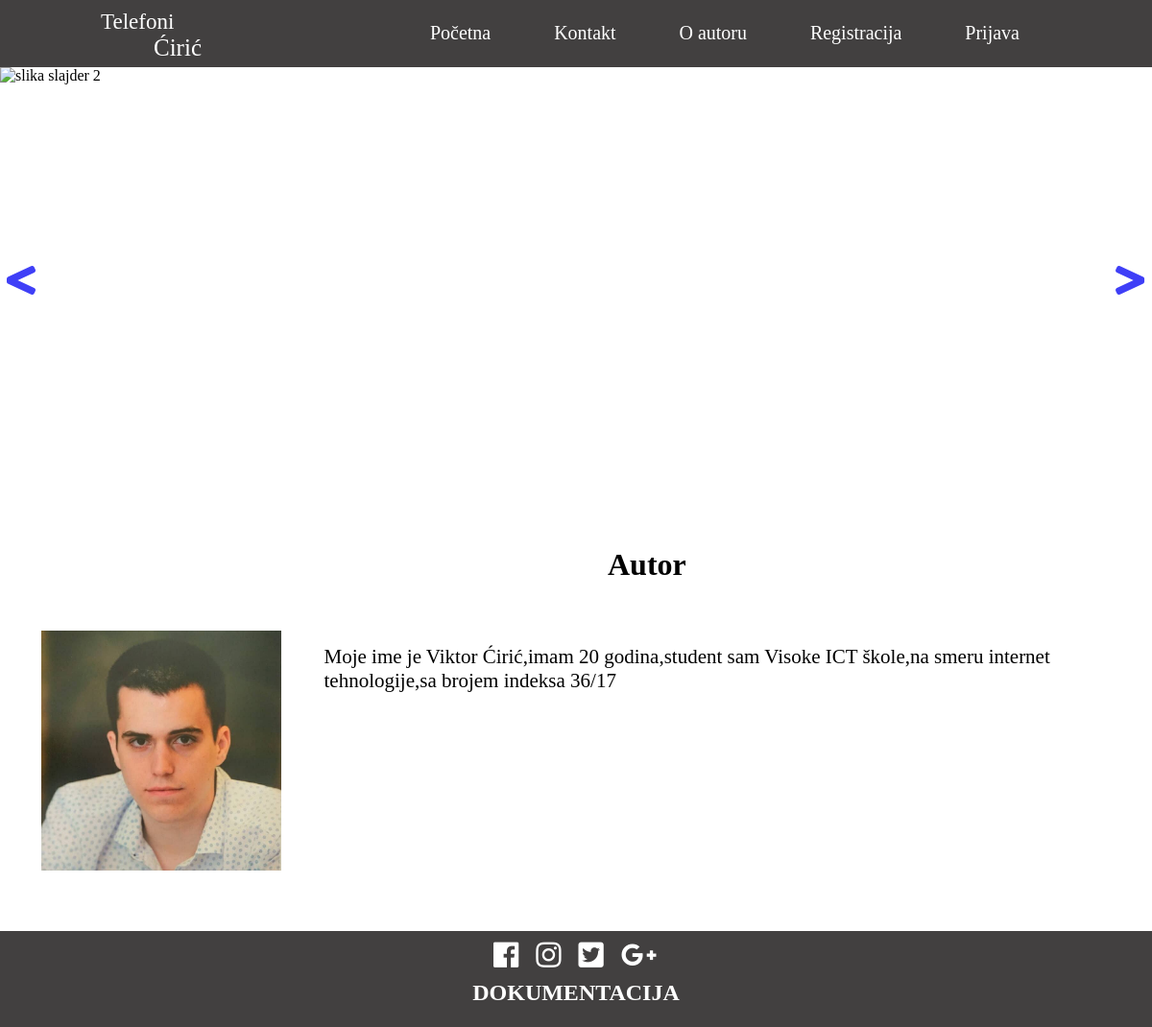
Screenshot of /autor.php with the database file from the repository.
### tables this page shows
CREATE TABLE `meni` (
  `idMeni` int(25) NOT NULL,
  `link` varchar(50) NOT NULL,
  `text` varchar(255) NOT NULL,
  `status` int(2) NOT NULL
);

CREATE TABLE `faikonice` (
  `idIkonice` int(11) NOT NULL,
  `link` varchar(100) NOT NULL,
  `text` varchar(100) NOT NULL
);

### meni.php (the view, shortened to what this page needs)
<?php
include("konekcija.php");
if(isset($_SESSION['korisnik'])){
  if($_SESSION['korisnik']->iduloga==2){
$status1=0;
$status2=1;
$status3=3;
$upit=$konekcija->prepare("SELECT* FROM meni where status=:status0 or status=:status1  or status=:status2");
$sve=$upit->bindParam(":status0",$status1);
$sve=$upit->bindParam(":status1",$status2);
$sve=$upit->bindParam(":status2",$status3);
$rezultat=$upit->execute();
if($rezultat){
    $sve=$upit->fetchAll();
  $ispis="<ul>";
    foreach($sve as $ss){
    $ispis.="<li><a href=".$ss->link.">$ss->text</a></li>";
   }
$ispis.="</ul>";
echo $ispis;
  }
  }
}
else{
  $status=0;
  $stat=2;
$upit=$konekcija->prepare("SELECT* FROM meni where status=:statuss or status=:broj");
$sve=$upit->bindParam(":statuss",$status);
$sve=$upit->bindParam(":broj",$stat);
$rezultat=$upit->execute();
if($rezultat){
    $sve=$upit->fetchAll();
  $ispis="<ul>";
    foreach($sve as $ss){
    $ispis.="<li><a href=".$ss->link.">$ss->text</a></li>";
   }
$ispis.="</ul>";
echo $ispis;
  }
  }

### autor.php (shortened to what this page needs)
<?php
include("konekcija.php"); ?>
<!DOCTYPE html>
<html>
<?php include("head.php"); ?>
<body>
<div id="ceo">
    <div id="gore">
        <div id="logo">
        <h1>Telefoni</h1>
                       <h2>Ćirić</h2>
        </div>
        <div id="nav">
        <?php include("meni.php"); ?>
        </div>
</div>
<?php include("header.php");?>
<div id="ausredina">
    <div id="naslov2">
        <h1>Autor</h1></div>
<div id="autor">
    <div id="autslika"><img src="slike/matura.jpg" alt="autor"/>
    <p>Moje ime je Viktor Ćirić,imam 20 godina,student sam Visoke ICT škole,na smeru internet tehnologije,sa brojem indeksa 36/17</p>
    </div>
    </div>
    <div id="futer">
        <div id="ikonice">
        <?php include("ikonice.php"); ?>
            </div>
        <div id="dok">
          <a href="dokumentacija.pdf"><h2>DOKUMENTACIJA</h2></a>
        </div>
        </div>
        </div>
</body>
    </html>

### head.php (shortened to what this page needs)
<head>
        <link rel="stylesheet" type="text/css" href="css/style.css"/>
        <link rel="stylesheet" href="https://use.fontawesome.com/releases/v5.5.0/css/all.css">
</head>

### header.php (shortened to what this page needs)
<div id="slevo">
<i class="fas fa-less-than"></i></div>
<div id="sdesno">
<i class="fas fa-greater-than"></i></div>
<div id="slajder">
  <img src="slike/sl3.jpg" alt="slika slajder 2"/>
</div>

### ikonice.php
<?php include("konekcija.php");?>
<?php
$upit=$konekcija->prepare("SELECT * from faikonice");
$rez=$upit->execute();
if($rez){
    $sve=$upit->fetchAll();
    $prom="";
    foreach($sve as $sv){
        $prom.="<a href='".$sv->link."'<i class='".$sv->text."'></i></a>";
    }
echo $prom;
}

### css/style.css (style rules this page uses)
* { margin:0px; padding:0px; }
#ceo { width:100%; }
#gore { width:100%;height:70px;display:flex;justify-content: space-around;align-items: center;background:#424040; }
#logo { width:100px;height:50px; }
#logo h1 { color:white;font-size:23px;font-weight: 100; }
#logo h2 { color:white;font-size:25px;font-weight: 100;margin-left: 55px }
#nav { width:680px;height:40px; }
#nav ul { list-style-type: none;display:flex;justify-content: space-around;align-items: center; }
#nav ul li { margin-top:-17px;padding:24.5px }
#nav ul li a { text-decoration: none;color:white;font-size: 20px; }
#slajder { width:100%;height:400px; }
#slajder img { width:100%;height:480px; }
#slevo { position: absolute; color: black; margin-top: 200px; font-size: 40px; margin-left: 7px;z-index: 9999; }
#slevo i { font-weight: 600; color: #3f3ff7; }
#slajder img { display:none }
#slajder .aktivna { display: block }
#sdesno { position: absolute; right: 8px; margin-top: 200px; font-size: 40px;; z-index: 9999; }
#sdesno i { font-weight: 600; color: #3f3ff7; }
#futer { width:100%;height:100px;background: #424040;margin-top:114px; }
#autslika { display:flex;justify-content:space-around;align-items:flex-center;padding-bottom: 50px;margin-bottom: -101px }
#autslika img { width:250px;height:250px;margin-left:20px; }
#autslika p { width:70%;font-size:21px;margin-top:15px; }
#naslov2 h1 { margin-left:633px;margin-top:20px;margin-bottom:50px; }
#ausredina { margin-top:100px }
#ikonice { width:208px;height:15px;margin:0px auto; }
#ikonice a { color:white;font-size:30px;margin-left:18px;margin-top:10px;text-decoration: none }
#dok { margin-top:36px; }
#dok a { margin-top: 106px; text-decoration: none; text-align: center; color: white; }

### rows the page displays
meni: text "Početna"
meni: text "Kontakt"
meni: text "O autoru"
meni: text "Registracija"
meni: text "Prijava"
